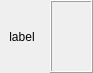
<?xml version="1.0" encoding="UTF-8"?>
<ui version="4.0">
 <class>FormVector2D</class>
 <widget class="QWidget" name="FormVector2D">
  <property name="geometry">
   <rect>
    <x>0</x>
    <y>0</y>
    <width>93</width>
    <height>73</height>
   </rect>
  </property>
  <property name="windowTitle">
   <string>Form</string>
  </property>
  <layout class="QHBoxLayout" name="horizontalLayout">
   <property name="leftMargin">
    <number>0</number>
   </property>
   <property name="topMargin">
    <number>0</number>
   </property>
   <property name="rightMargin">
    <number>0</number>
   </property>
   <property name="bottomMargin">
    <number>0</number>
   </property>
   <item>
    <widget class="QLabel" name="label">
     <property name="sizePolicy">
      <sizepolicy hsizetype="Preferred" vsizetype="Preferred">
       <horstretch>0</horstretch>
       <verstretch>0</verstretch>
      </sizepolicy>
     </property>
     <property name="text">
      <string>label</string>
     </property>
     <property name="alignment">
      <set>Qt::AlignCenter</set>
     </property>
    </widget>
   </item>
   <item>
    <widget class="QFrame" name="frame">
     <property name="sizePolicy">
      <sizepolicy hsizetype="Preferred" vsizetype="Preferred">
       <horstretch>0</horstretch>
       <verstretch>0</verstretch>
      </sizepolicy>
     </property>
     <property name="frameShape">
      <enum>QFrame::Box</enum>
     </property>
     <property name="frameShadow">
      <enum>QFrame::Raised</enum>
     </property>
     <layout class="QVBoxLayout" name="verticalLayout">
      <property name="leftMargin">
       <number>0</number>
      </property>
      <property name="topMargin">
       <number>0</number>
      </property>
      <property name="rightMargin">
       <number>0</number>
      </property>
      <property name="bottomMargin">
       <number>0</number>
      </property>
      <item>
       <widget class="LabeledSpinBox" name="x" native="true"/>
      </item>
      <item>
       <widget class="LabeledSpinBox" name="y" native="true"/>
      </item>
     </layout>
    </widget>
   </item>
  </layout>
 </widget>
 <customwidgets>
  <customwidget>
   <class>LabeledSpinBox</class>
   <extends>QWidget</extends>
   <header location="global">labeledspinbox.h</header>
   <container>1</container>
  </customwidget>
 </customwidgets>
 <resources/>
 <connections/>
</ui>
